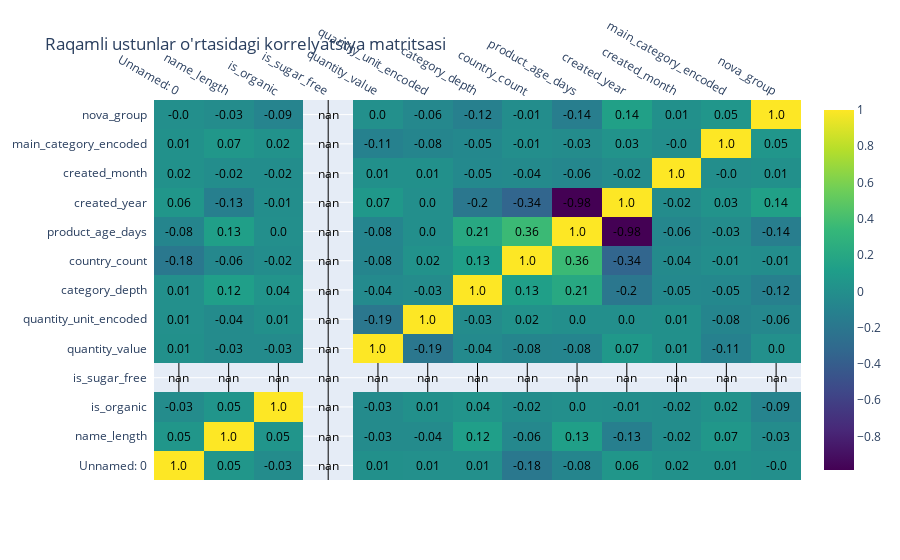

Source (notebook cell):
### Code cell
import numpy as np
import plotly.figure_factory as ff

# Qiymatlarni 2 xonagacha qisqartirish
annot_text = np.around(corr_matrix.values, decimals=2).astype(str)

fig = ff.create_annotated_heatmap(
    z=corr_matrix.values,
    x=list(corr_matrix.columns),
    y=list(corr_matrix.index),
    annotation_text=annot_text,
    colorscale='Viridis',
    showscale=True
)

fig.update_layout(title='Raqamli ustunlar o\'rtasidagi korrelyatsiya matritsasi')
fig.show()

### Figure 1 — Plotly figure (JSON) as saved in the notebook; plotly's stock layout.template omitted (floating-point values rounded to 4 significant figures; data arrays with more than 128 entries replaced by an {"elided": "..."} marker saying what was removed)
{"data": [{"colorscale": [[0, "#440154"], [0.1111, "#482878"], [0.2222, "#3e4989"], [0.3333, "#31688e"], [0.4444, "#26828e"], [0.5556, "#1f9e89"], [0.6667, "#35b779"], [0.7778, "#6ece58"], [0.8889, "#b5de2b"], [1, "#fde725"]], "reversescale": false, "showscale": true, "type": "heatmap", "x": ["Unnamed: 0", "name_length", "is_organic", "is_sugar_free", "quantity_value", "quantity_unit_encoded", "category_depth", "country_count", "product_age_days", "created_year", "created_month", "main_category_encoded", "nova_group"], "y": ["Unnamed: 0", "name_length", "is_organic", "is_sugar_free", "quantity_value", "quantity_unit_encoded", "category_depth", "country_count", "product_age_days", "created_year", "created_month", "main_category_encoded", "nova_group"], "z": {"elided": "13x13 float values"}}], "layout": {"annotations": [{"font": {"color": "#000000"}, "showarrow": false, "text": "1.0", "x": "Unnamed: 0", "xref": "x", "y": "Unnamed: 0", "yref": "y"}, {"font": {"color": "#000000"}, "showarrow": false, "text": "0.05", "x": "name_length", "xref": "x", "y": "Unnamed: 0", "yref": "y"}, {"font": {"color": "#000000"}, "showarrow": false, "text": "-0.03", "x": "is_organic", "xref": "x", "y": "Unnamed: 0", "yref": "y"}, {"font": {"color": "#000000"}, "showarrow": false, "text": "nan", "x": "is_sugar_free", "xref": "x", "y": "Unnamed: 0", "yref": "y"}, {"font": {"color": "#000000"}, "showarrow": false, "text": "0.01", "x": "quantity_value", "xref": "x", "y": "Unnamed: 0", "yref": "y"}, {"font": {"color": "#000000"}, "showarrow": false, "text": "0.01", "x": "quantity_unit_encoded", "xref": "x", "y": "Unnamed: 0", "yref": "y"}, {"font": {"color": "#000000"}, "showarrow": false, "text": "0.01", "x": "category_depth", "xref": "x", "y": "Unnamed: 0", "yref": "y"}, {"font": {"color": "#000000"}, "showarrow": false, "text": "-0.18", "x": "country_count", "xref": "x", "y": "Unnamed: 0", "yref": "y"}, {"font": {"color": "#000000"}, "showarrow": false, "text": "-0.08", "x": "product_age_days", "xref": "x", "y": "Unnamed: 0", "yref": "y"}, {"font": {"color": "#000000"}, "showarrow": false, "text": "0.06", "x": "created_year", "xref": "x", "y": "Unnamed: 0", "yref": "y"}, {"font": {"color": "#000000"}, "showarrow": false, "text": "0.02", "x": "created_month", "xref": "x", "y": "Unnamed: 0", "yref": "y"}, {"font": {"color": "#000000"}, "showarrow": false, "text": "0.01", "x": "main_category_encoded", "xref": "x", "y": "Unnamed: 0", "yref": "y"}, {"font": {"color": "#000000"}, "showarrow": false, "text": "-0.0", "x": "nova_group", "xref": "x", "y": "Unnamed: 0", "yref": "y"}, {"font": {"color": "#000000"}, "showarrow": false, "text": "0.05", "x": "Unnamed: 0", "xref": "x", "y": "name_length", "yref": "y"}, {"font": {"color": "#000000"}, "showarrow": false, "text": "1.0", "x": "name_length", "xref": "x", "y": "name_length", "yref": "y"}, {"font": {"color": "#000000"}, "showarrow": false, "text": "0.05", "x": "is_organic", "xref": "x", "y": "name_length", "yref": "y"}, {"font": {"color": "#000000"}, "showarrow": false, "text": "nan", "x": "is_sugar_free", "xref": "x", "y": "name_length", "yref": "y"}, {"font": {"color": "#000000"}, "showarrow": false, "text": "-0.03", "x": "quantity_value", "xref": "x", "y": "name_length", "yref": "y"}, {"font": {"color": "#000000"}, "showarrow": false, "text": "-0.04", "x": "quantity_unit_encoded", "xref": "x", "y": "name_length", "yref": "y"}, {"font": {"color": "#000000"}, "showarrow": false, "text": "0.12", "x": "category_depth", "xref": "x", "y": "name_length", "yref": "y"}, {"font": {"color": "#000000"}, "showarrow": false, "text": "-0.06", "x": "country_count", "xref": "x", "y": "name_length", "yref": "y"}, {"font": {"color": "#000000"}, "showarrow": false, "text": "0.13", "x": "product_age_days", "xref": "x", "y": "name_length", "yref": "y"}, {"font": {"color": "#000000"}, "showarrow": false, "text": "-0.13", "x": "created_year", "xref": "x", "y": "name_length", "yref": "y"}, {"font": {"color": "#000000"}, "showarrow": false, "text": "-0.02", "x": "created_month", "xref": "x", "y": "name_length", "yref": "y"}, {"font": {"color": "#000000"}, "showarrow": false, "text": "0.07", "x": "main_category_encoded", "xref": "x", "y": "name_length", "yref": "y"}, {"font": {"color": "#000000"}, "showarrow": false, "text": "-0.03", "x": "nova_group", "xref": "x", "y": "name_length", "yref": "y"}, {"font": {"color": "#000000"}, "showarrow": false, "text": "-0.03", "x": "Unnamed: 0", "xref": "x", "y": "is_organic", "yref": "y"}, {"font": {"color": "#000000"}, "showarrow": false, "text": "0.05", "x": "name_length", "xref": "x", "y": "is_organic", "yref": "y"}, {"font": {"color": "#000000"}, "showarrow": false, "text": "1.0", "x": "is_organic", "xref": "x", "y": "is_organic", "yref": "y"}, {"font": {"color": "#000000"}, "showarrow": false, "text": "nan", "x": "is_sugar_free", "xref": "x", "y": "is_organic", "yref": "y"}, {"font": {"color": "#000000"}, "showarrow": false, "text": "-0.03", "x": "quantity_value", "xref": "x", "y": "is_organic", "yref": "y"}, {"font": {"color": "#000000"}, "showarrow": false, "text": "0.01", "x": "quantity_unit_encoded", "xref": "x", "y": "is_organic", "yref": "y"}, {"font": {"color": "#000000"}, "showarrow": false, "text": "0.04", "x": "category_depth", "xref": "x", "y": "is_organic", "yref": "y"}, {"font": {"color": "#000000"}, "showarrow": false, "text": "-0.02", "x": "country_count", "xref": "x", "y": "is_organic", "yref": "y"}, {"font": {"color": "#000000"}, "showarrow": false, "text": "0.0", "x": "product_age_days", "xref": "x", "y": "is_organic", "yref": "y"}, {"font": {"color": "#000000"}, "showarrow": false, "text": "-0.01", "x": "created_year", "xref": "x", "y": "is_organic", "yref": "y"}, {"font": {"color": "#000000"}, "showarrow": false, "text": "-0.02", "x": "created_month", "xref": "x", "y": "is_organic", "yref": "y"}, {"font": {"color": "#000000"}, "showarrow": false, "text": "0.02", "x": "main_category_encoded", "xref": "x", "y": "is_organic", "yref": "y"}, {"font": {"color": "#000000"}, "showarrow": false, "text": "-0.09", "x": "nova_group", "xref": "x", "y": "is_organic", "yref": "y"}, {"font": {"color": "#000000"}, "showarrow": false, "text": "nan", "x": "Unnamed: 0", "xref": "x", "y": "is_sugar_free", "yref": "y"}, {"font": {"color": "#000000"}, "showarrow": false, "text": "nan", "x": "name_length", "xref": "x", "y": "is_sugar_free", "yref": "y"}, {"font": {"color": "#000000"}, "showarrow": false, "text": "nan", "x": "is_organic", "xref": "x", "y": "is_sugar_free", "yref": "y"}, {"font": {"color": "#000000"}, "showarrow": false, "text": "nan", "x": "is_sugar_free", "xref": "x", "y": "is_sugar_free", "yref": "y"}, {"font": {"color": "#000000"}, "showarrow": false, "text": "nan", "x": "quantity_value", "xref": "x", "y": "is_sugar_free", "yref": "y"}, {"font": {"color": "#000000"}, "showarrow": false, "text": "nan", "x": "quantity_unit_encoded", "xref": "x", "y": "is_sugar_free", "yref": "y"}, {"font": {"color": "#000000"}, "showarrow": false, "text": "nan", "x": "category_depth", "xref": "x", "y": "is_sugar_free", "yref": "y"}, {"font": {"color": "#000000"}, "showarrow": false, "text": "nan", "x": "country_count", "xref": "x", "y": "is_sugar_free", "yref": "y"}, {"font": {"color": "#000000"}, "showarrow": false, "text": "nan", "x": "product_age_days", "xref": "x", "y": "is_sugar_free", "yref": "y"}, {"font": {"color": "#000000"}, "showarrow": false, "text": "nan", "x": "created_year", "xref": "x", "y": "is_sugar_free", "yref": "y"}, {"font": {"color": "#000000"}, "showarrow": false, "text": "nan", "x": "created_month", "xref": "x", "y": "is_sugar_free", "yref": "y"}, {"font": {"color": "#000000"}, "showarrow": false, "text": "nan", "x": "main_category_encoded", "xref": "x", "y": "is_sugar_free", "yref": "y"}, {"font": {"color": "#000000"}, "showarrow": false, "text": "nan", "x": "nova_group", "xref": "x", "y": "is_sugar_free", "yref": "y"}, {"font": {"color": "#000000"}, "showarrow": false, "text": "0.01", "x": "Unnamed: 0", "xref": "x", "y": "quantity_value", "yref": "y"}, {"font": {"color": "#000000"}, "showarrow": false, "text": "-0.03", "x": "name_length", "xref": "x", "y": "quantity_value", "yref": "y"}, {"font": {"color": "#000000"}, "showarrow": false, "text": "-0.03", "x": "is_organic", "xref": "x", "y": "quantity_value", "yref": "y"}, {"font": {"color": "#000000"}, "showarrow": false, "text": "nan", "x": "is_sugar_free", "xref": "x", "y": "quantity_value", "yref": "y"}, {"font": {"color": "#000000"}, "showarrow": false, "text": "1.0", "x": "quantity_value", "xref": "x", "y": "quantity_value", "yref": "y"}, {"font": {"color": "#000000"}, "showarrow": false, "text": "-0.19", "x": "quantity_unit_encoded", "xref": "x", "y": "quantity_value", "yref": "y"}, {"font": {"color": "#000000"}, "showarrow": false, "text": "-0.04", "x": "category_depth", "xref": "x", "y": "quantity_value", "yref": "y"}, {"font": {"color": "#000000"}, "showarrow": false, "text": "-0.08", "x": "country_count", "xref": "x", "y": "quantity_value", "yref": "y"}, {"font": {"color": "#000000"}, "showarrow": false, "text": "-0.08", "x": "product_age_days", "xref": "x", "y": "quantity_value", "yref": "y"}, {"font": {"color": "#000000"}, "showarrow": false, "text": "0.07", "x": "created_year", "xref": "x", "y": "quantity_value", "yref": "y"}, {"font": {"color": "#000000"}, "showarrow": false, "text": "0.01", "x": "created_month", "xref": "x", "y": "quantity_value", "yref": "y"}, {"font": {"color": "#000000"}, "showarrow": false, "text": "-0.11", "x": "main_category_encoded", "xref": "x", "y": "quantity_value", "yref": "y"}, {"font": {"color": "#000000"}, "showarrow": false, "text": "0.0", "x": "nova_group", "xref": "x", "y": "quantity_value", "yref": "y"}, {"font": {"color": "#000000"}, "showarrow": false, "text": "0.01", "x": "Unnamed: 0", "xref": "x", "y": "quantity_unit_encoded", "yref": "y"}, {"font": {"color": "#000000"}, "showarrow": false, "text": "-0.04", "x": "name_length", "xref": "x", "y": "quantity_unit_encoded", "yref": "y"}, {"font": {"color": "#000000"}, "showarrow": false, "text": "0.01", "x": "is_organic", "xref": "x", "y": "quantity_unit_encoded", "yref": "y"}, {"font": {"color": "#000000"}, "showarrow": false, "text": "nan", "x": "is_sugar_free", "xref": "x", "y": "quantity_unit_encoded", "yref": "y"}, {"font": {"color": "#000000"}, "showarrow": false, "text": "-0.19", "x": "quantity_value", "xref": "x", "y": "quantity_unit_encoded", "yref": "y"}, {"font": {"color": "#000000"}, "showarrow": false, "text": "1.0", "x": "quantity_unit_encoded", "xref": "x", "y": "quantity_unit_encoded", "yref": "y"}, {"font": {"color": "#000000"}, "showarrow": false, "text": "-0.03", "x": "category_depth", "xref": "x", "y": "quantity_unit_encoded", "yref": "y"}, {"font": {"color": "#000000"}, "showarrow": false, "text": "0.02", "x": "country_count", "xref": "x", "y": "quantity_unit_encoded", "yref": "y"}, {"font": {"color": "#000000"}, "showarrow": false, "text": "0.0", "x": "product_age_days", "xref": "x", "y": "quantity_unit_encoded", "yref": "y"}, {"font": {"color": "#000000"}, "showarrow": false, "text": "0.0", "x": "created_year", "xref": "x", "y": "quantity_unit_encoded", "yref": "y"}, {"font": {"color": "#000000"}, "showarrow": false, "text": "0.01", "x": "created_month", "xref": "x", "y": "quantity_unit_encoded", "yref": "y"}, {"font": {"color": "#000000"}, "showarrow": false, "text": "-0.08", "x": "main_category_encoded", "xref": "x", "y": "quantity_unit_encoded", "yref": "y"}, {"font": {"color": "#000000"}, "showarrow": false, "text": "-0.06", "x": "nova_group", "xref": "x", "y": "quantity_unit_encoded", "yref": "y"}, {"font": {"color": "#000000"}, "showarrow": false, "text": "0.01", "x": "Unnamed: 0", "xref": "x", "y": "category_depth", "yref": "y"}, {"font": {"color": "#000000"}, "showarrow": false, "text": "0.12", "x": "name_length", "xref": "x", "y": "category_depth", "yref": "y"}, {"font": {"color": "#000000"}, "showarrow": false, "text": "0.04", "x": "is_organic", "xref": "x", "y": "category_depth", "yref": "y"}, {"font": {"color": "#000000"}, "showarrow": false, "text": "nan", "x": "is_sugar_free", "xref": "x", "y": "category_depth", "yref": "y"}, {"font": {"color": "#000000"}, "showarrow": false, "text": "-0.04", "x": "quantity_value", "xref": "x", "y": "category_depth", "yref": "y"}, {"font": {"color": "#000000"}, "showarrow": false, "text": "-0.03", "x": "quantity_unit_encoded", "xref": "x", "y": "category_depth", "yref": "y"}, {"font": {"color": "#000000"}, "showarrow": false, "text": "1.0", "x": "category_depth", "xref": "x", "y": "category_depth", "yref": "y"}, {"font": {"color": "#000000"}, "showarrow": false, "text": "0.13", "x": "country_count", "xref": "x", "y": "category_depth", "yref": "y"}, {"font": {"color": "#000000"}, "showarrow": false, "text": "0.21", "x": "product_age_days", "xref": "x", "y": "category_depth", "yref": "y"}, {"font": {"color": "#000000"}, "showarrow": false, "text": "-0.2", "x": "created_year", "xref": "x", "y": "category_depth", "yref": "y"}, {"font": {"color": "#000000"}, "showarrow": false, "text": "-0.05", "x": "created_month", "xref": "x", "y": "category_depth", "yref": "y"}, {"font": {"color": "#000000"}, "showarrow": false, "text": "-0.05", "x": "main_category_encoded", "xref": "x", "y": "category_depth", "yref": "y"}, {"font": {"color": "#000000"}, "showarrow": false, "text": "-0.12", "x": "nova_group", "xref": "x", "y": "category_depth", "yref": "y"}, {"font": {"color": "#000000"}, "showarrow": false, "text": "-0.18", "x": "Unnamed: 0", "xref": "x", "y": "country_count", "yref": "y"}, {"font": {"color": "#000000"}, "showarrow": false, "text": "-0.06", "x": "name_length", "xref": "x", "y": "country_count", "yref": "y"}, {"font": {"color": "#000000"}, "showarrow": false, "text": "-0.02", "x": "is_organic", "xref": "x", "y": "country_count", "yref": "y"}, {"font": {"color": "#000000"}, "showarrow": false, "text": "nan", "x": "is_sugar_free", "xref": "x", "y": "country_count", "yref": "y"}, {"font": {"color": "#000000"}, "showarrow": false, "text": "-0.08", "x": "quantity_value", "xref": "x", "y": "country_count", "yref": "y"}, {"font": {"color": "#000000"}, "showarrow": false, "text": "0.02", "x": "quantity_unit_encoded", "xref": "x", "y": "country_count", "yref": "y"}, {"font": {"color": "#000000"}, "showarrow": false, "text": "0.13", "x": "category_depth", "xref": "x", "y": "country_count", "yref": "y"}, {"font": {"color": "#000000"}, "showarrow": false, "text": "1.0", "x": "country_count", "xref": "x", "y": "country_count", "yref": "y"}, {"font": {"color": "#000000"}, "showarrow": false, "text": "0.36", "x": "product_age_days", "xref": "x", "y": "country_count", "yref": "y"}, {"font": {"color": "#000000"}, "showarrow": false, "text": "-0.34", "x": "created_year", "xref": "x", "y": "country_count", "yref": "y"}, {"font": {"color": "#000000"}, "showarrow": false, "text": "-0.04", "x": "created_month", "xref": "x", "y": "country_count", "yref": "y"}, {"font": {"color": "#000000"}, "showarrow": false, "text": "-0.01", "x": "main_category_encoded", "xref": "x", "y": "country_count", "yref": "y"}, {"font": {"color": "#000000"}, "showarrow": false, "text": "-0.01", "x": "nova_group", "xref": "x", "y": "country_count", "yref": "y"}, {"font": {"color": "#000000"}, "showarrow": false, "text": "-0.08", "x": "Unnamed: 0", "xref": "x", "y": "product_age_days", "yref": "y"}, {"font": {"color": "#000000"}, "showarrow": false, "text": "0.13", "x": "name_length", "xref": "x", "y": "product_age_days", "yref": "y"}, {"font": {"color": "#000000"}, "showarrow": false, "text": "0.0", "x": "is_organic", "xref": "x", "y": "product_age_days", "yref": "y"}, {"font": {"color": "#000000"}, "showarrow": false, "text": "nan", "x": "is_sugar_free", "xref": "x", "y": "product_age_days", "yref": "y"}, {"font": {"color": "#000000"}, "showarrow": false, "text": "-0.08", "x": "quantity_value", "xref": "x", "y": "product_age_days", "yref": "y"}, {"font": {"color": "#000000"}, "showarrow": false, "text": "0.0", "x": "quantity_unit_encoded", "xref": "x", "y": "product_age_days", "yref": "y"}, {"font": {"color": "#000000"}, "showarrow": false, "text": "0.21", "x": "category_depth", "xref": "x", "y": "product_age_days", "yref": "y"}, {"font": {"color": "#000000"}, "showarrow": false, "text": "0.36", "x": "country_count", "xref": "x", "y": "product_age_days", "yref": "y"}, {"font": {"color": "#000000"}, "showarrow": false, "text": "1.0", "x": "product_age_days", "xref": "x", "y": "product_age_days", "yref": "y"}, {"font": {"color": "#000000"}, "showarrow": false, "text": "-0.98", "x": "created_year", "xref": "x", "y": "product_age_days", "yref": "y"}, {"font": {"color": "#000000"}, "showarrow": false, "text": "-0.06", "x": "created_month", "xref": "x", "y": "product_age_days", "yref": "y"}, {"font": {"color": "#000000"}, "showarrow": false, "text": "-0.03", "x": "main_category_encoded", "xref": "x", "y": "product_age_days", "yref": "y"}, {"font": {"color": "#000000"}, "showarrow": false, "text": "-0.14", "x": "nova_group", "xref": "x", "y": "product_age_days", "yref": "y"}, {"font": {"color": "#000000"}, "showarrow": false, "text": "0.06", "x": "Unnamed: 0", "xref": "x", "y": "created_year", "yref": "y"}, {"font": {"color": "#000000"}, "showarrow": false, "text": "-0.13", "x": "name_length", "xref": "x", "y": "created_year", "yref": "y"}, {"font": {"color": "#000000"}, "showarrow": false, "text": "-0.01", "x": "is_organic", "xref": "x", "y": "created_year", "yref": "y"}, {"font": {"color": "#000000"}, "showarrow": false, "text": "nan", "x": "is_sugar_free", "xref": "x", "y": "created_year", "yref": "y"}, {"font": {"color": "#000000"}, "showarrow": false, "text": "0.07", "x": "quantity_value", "xref": "x", "y": "created_year", "yref": "y"}, {"font": {"color": "#000000"}, "showarrow": false, "text": "0.0", "x": "quantity_unit_encoded", "xref": "x", "y": "created_year", "yref": "y"}, {"font": {"color": "#000000"}, "showarrow": false, "text": "-0.2", "x": "category_depth", "xref": "x", "y": "created_year", "yref": "y"}, {"font": {"color": "#000000"}, "showarrow": false, "text": "-0.34", "x": "country_count", "xref": "x", "y": "created_year", "yref": "y"}, {"font": {"color": "#000000"}, "showarrow": false, "text": "-0.98", "x": "product_age_days", "xref": "x", "y": "created_year", "yref": "y"}, {"font": {"color": "#000000"}, "showarrow": false, "text": "1.0", "x": "created_year", "xref": "x", "y": "created_year", "yref": "y"}, {"font": {"color": "#000000"}, "showarrow": false, "text": "-0.02", "x": "created_month", "xref": "x", "y": "created_year", "yref": "y"}, {"font": {"color": "#000000"}, "showarrow": false, "text": "0.03", "x": "main_category_encoded", "xref": "x", "y": "created_year", "yref": "y"}, {"font": {"color": "#000000"}, "showarrow": false, "text": "0.14", "x": "nova_group", "xref": "x", "y": "created_year", "yref": "y"}, {"font": {"color": "#000000"}, "showarrow": false, "text": "0.02", "x": "Unnamed: 0", "xref": "x", "y": "created_month", "yref": "y"}, {"font": {"color": "#000000"}, "showarrow": false, "text": "-0.02", "x": "name_length", "xref": "x", "y": "created_month", "yref": "y"}, {"font": {"color": "#000000"}, "showarrow": false, "text": "-0.02", "x": "is_organic", "xref": "x", "y": "created_month", "yref": "y"}, {"font": {"color": "#000000"}, "showarrow": false, "text": "nan", "x": "is_sugar_free", "xref": "x", "y": "created_month", "yref": "y"}, {"font": {"color": "#000000"}, "showarrow": false, "text": "0.01", "x": "quantity_value", "xref": "x", "y": "created_month", "yref": "y"}, {"font": {"color": "#000000"}, "showarrow": false, "text": "0.01", "x": "quantity_unit_encoded", "xref": "x", "y": "created_month", "yref": "y"}, {"font": {"color": "#000000"}, "showarrow": false, "text": "-0.05", "x": "category_depth", "xref": "x", "y": "created_month", "yref": "y"}, {"font": {"color": "#000000"}, "showarrow": false, "text": "-0.04", "x": "country_count", "xref": "x", "y": "created_month", "yref": "y"}, {"font": {"color": "#000000"}, "showarrow": false, "text": "-0.06", "x": "product_age_days", "xref": "x", "y": "created_month", "yref": "y"}, {"font": {"color": "#000000"}, "showarrow": false, "text": "-0.02", "x": "created_year", "xref": "x", "y": "created_month", "yref": "y"}, {"font": {"color": "#000000"}, "showarrow": false, "text": "1.0", "x": "created_month", "xref": "x", "y": "created_month", "yref": "y"}, {"font": {"color": "#000000"}, "showarrow": false, "text": "-0.0", "x": "main_category_encoded", "xref": "x", "y": "created_month", "yref": "y"}, {"font": {"color": "#000000"}, "showarrow": false, "text": "0.01", "x": "nova_group", "xref": "x", "y": "created_month", "yref": "y"}, {"font": {"color": "#000000"}, "showarrow": false, "text": "0.01", "x": "Unnamed: 0", "xref": "x", "y": "main_category_encoded", "yref": "y"}, {"font": {"color": "#000000"}, "showarrow": false, "text": "0.07", "x": "name_length", "xref": "x", "y": "main_category_encoded", "yref": "y"}, {"font": {"color": "#000000"}, "showarrow": false, "text": "0.02", "x": "is_organic", "xref": "x", "y": "main_category_encoded", "yref": "y"}, {"font": {"color": "#000000"}, "showarrow": false, "text": "nan", "x": "is_sugar_free", "xref": "x", "y": "main_category_encoded", "yref": "y"}, {"font": {"color": "#000000"}, "showarrow": false, "text": "-0.11", "x": "quantity_value", "xref": "x", "y": "main_category_encoded", "yref": "y"}, {"font": {"color": "#000000"}, "showarrow": false, "text": "-0.08", "x": "quantity_unit_encoded", "xref": "x", "y": "main_category_encoded", "yref": "y"}, {"font": {"color": "#000000"}, "showarrow": false, "text": "-0.05", "x": "category_depth", "xref": "x", "y": "main_category_encoded", "yref": "y"}, {"font": {"color": "#000000"}, "showarrow": false, "text": "-0.01", "x": "country_count", "xref": "x", "y": "main_category_encoded", "yref": "y"}, {"font": {"color": "#000000"}, "showarrow": false, "text": "-0.03", "x": "product_age_days", "xref": "x", "y": "main_category_encoded", "yref": "y"}, {"font": {"color": "#000000"}, "showarrow": false, "text": "0.03", "x": "created_year", "xref": "x", "y": "main_category_encoded", "yref": "y"}, {"font": {"color": "#000000"}, "showarrow": false, "text": "-0.0", "x": "created_month", "xref": "x", "y": "main_category_encoded", "yref": "y"}, {"font": {"color": "#000000"}, "showarrow": false, "text": "1.0", "x": "main_category_encoded", "xref": "x", "y": "main_category_encoded", "yref": "y"}, {"font": {"color": "#000000"}, "showarrow": false, "text": "0.05", "x": "nova_group", "xref": "x", "y": "main_category_encoded", "yref": "y"}, {"font": {"color": "#000000"}, "showarrow": false, "text": "-0.0", "x": "Unnamed: 0", "xref": "x", "y": "nova_group", "yref": "y"}, {"font": {"color": "#000000"}, "showarrow": false, "text": "-0.03", "x": "name_length", "xref": "x", "y": "nova_group", "yref": "y"}, {"font": {"color": "#000000"}, "showarrow": false, "text": "-0.09", "x": "is_organic", "xref": "x", "y": "nova_group", "yref": "y"}, {"font": {"color": "#000000"}, "showarrow": false, "text": "nan", "x": "is_sugar_free", "xref": "x", "y": "nova_group", "yref": "y"}, {"font": {"color": "#000000"}, "showarrow": false, "text": "0.0", "x": "quantity_value", "xref": "x", "y": "nova_group", "yref": "y"}, {"font": {"color": "#000000"}, "showarrow": false, "text": "-0.06", "x": "quantity_unit_encoded", "xref": "x", "y": "nova_group", "yref": "y"}, {"font": {"color": "#000000"}, "showarrow": false, "text": "-0.12", "x": "category_depth", "xref": "x", "y": "nova_group", "yref": "y"}, {"font": {"color": "#000000"}, "showarrow": false, "text": "-0.01", "x": "country_count", "xref": "x", "y": "nova_group", "yref": "y"}, {"font": {"color": "#000000"}, "showarrow": false, "text": "-0.14", "x": "product_age_days", "xref": "x", "y": "nova_group", "yref": "y"}, {"font": {"color": "#000000"}, "showarrow": false, "text": "0.14", "x": "created_year", "xref": "x", "y": "nova_group", "yref": "y"}, {"font": {"color": "#000000"}, "showarrow": false, "text": "0.01", "x": "created_month", "xref": "x", "y": "nova_group", "yref": "y"}, {"font": {"color": "#000000"}, "showarrow": false, "text": "0.05", "x": "main_category_encoded", "xref": "x", "y": "nova_group", "yref": "y"}, {"font": {"color": "#000000"}, "showarrow": false, "text": "1.0", "x": "nova_group", "xref": "x", "y": "nova_group", "yref": "y"}], "title": {"text": "Raqamli ustunlar o'rtasidagi korrelyatsiya matritsasi"}, "xaxis": {"dtick": 1, "gridcolor": "rgb(0, 0, 0)", "side": "top", "ticks": ""}, "yaxis": {"dtick": 1, "ticks": "", "ticksuffix": "  "}}}
